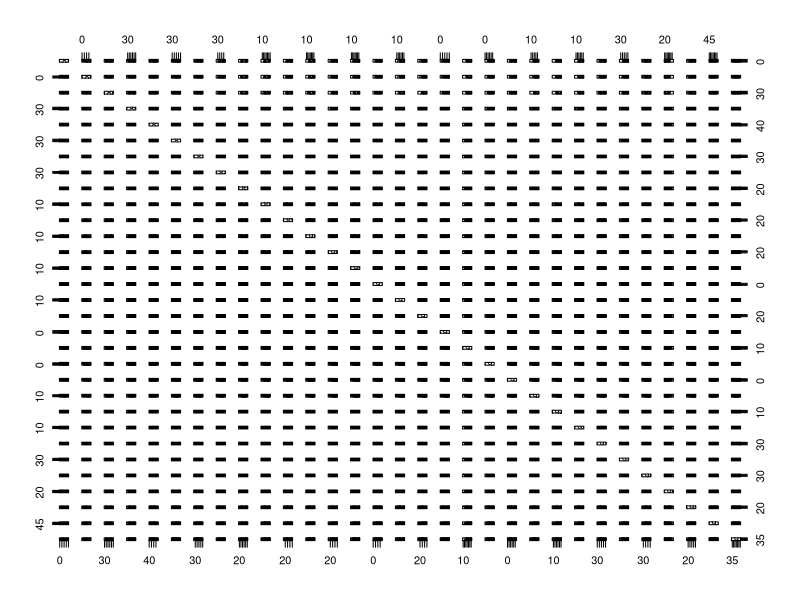
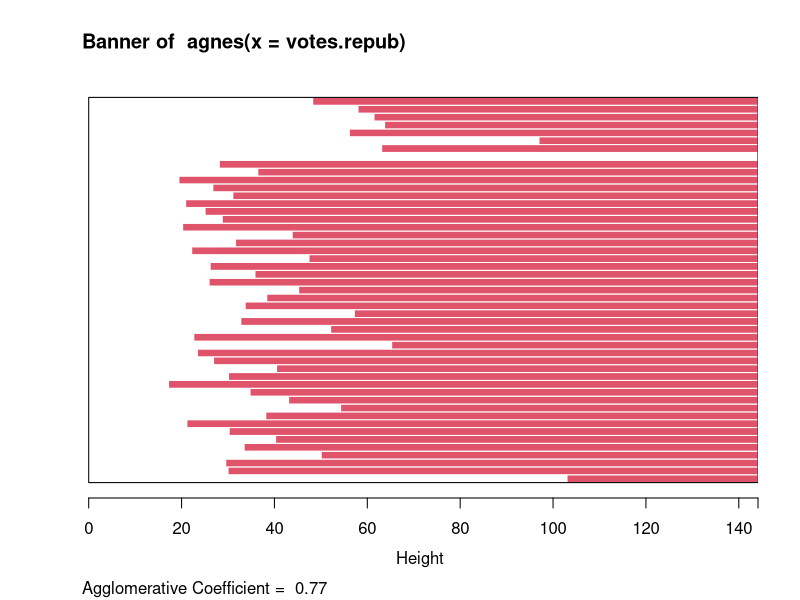
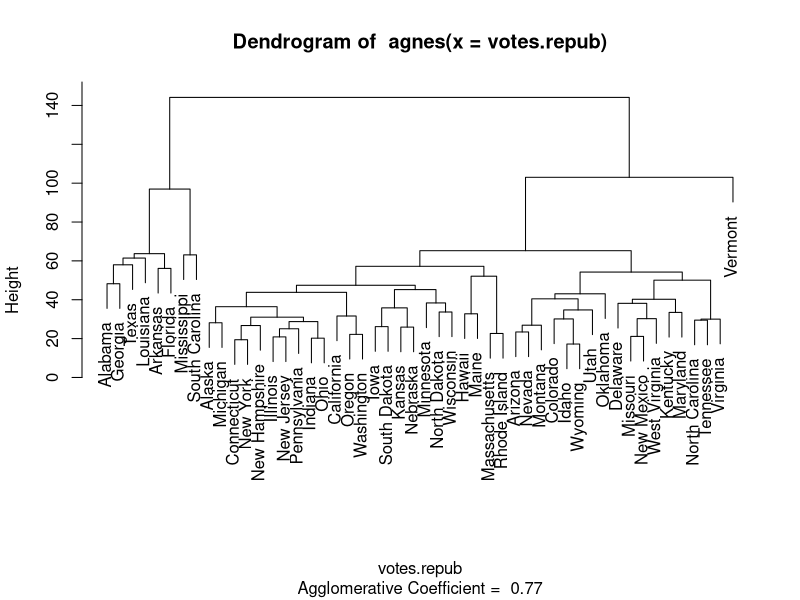

These charts were generated, in order, by the following R code:
# Постройте дендрограмму для набора данных votes.repub 
# в пакете «cluster» (число голосов, поданных за 
# республиканцев на выборах с 1856 по 1976 год). 
# Строки представляют 50 штатов, а столбцы -  годы выборов (31). 
# Проинтерпретируйте полученный результат.

library(cluster)

data("votes.repub")
plot(votes.repub)

plot(agnes(votes.repub))
